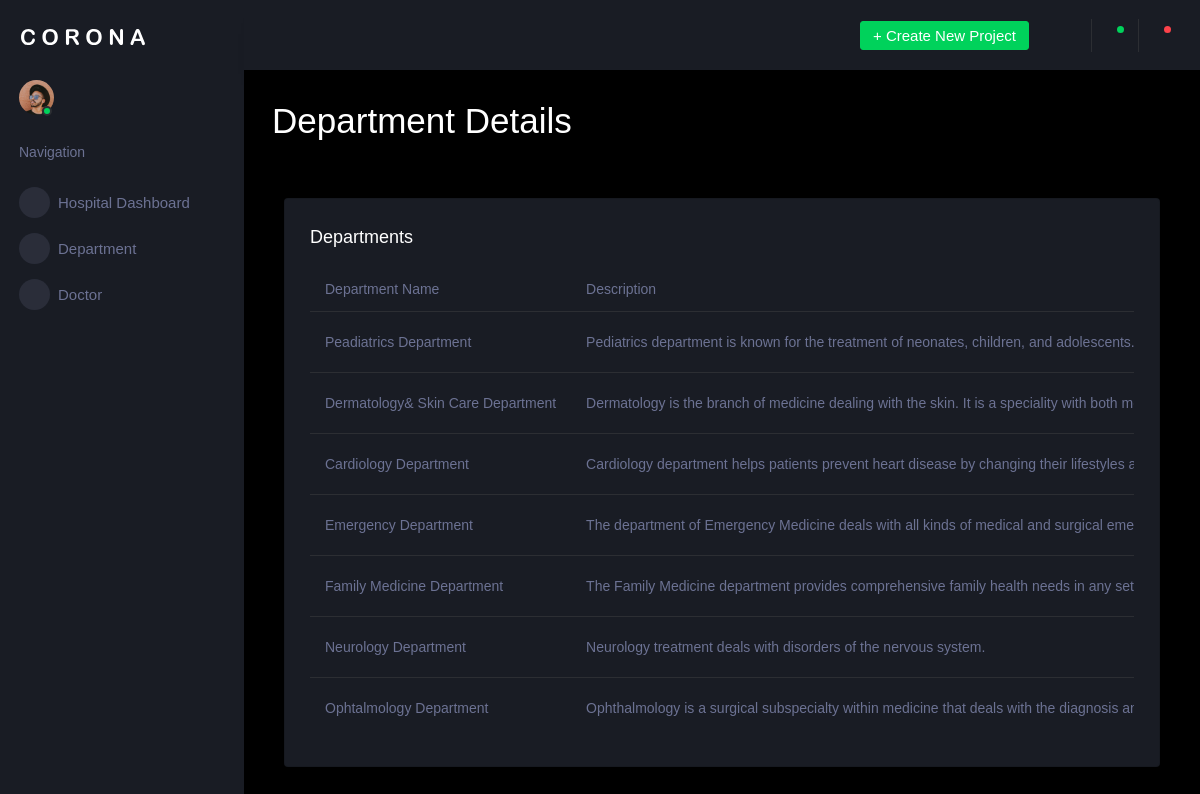
/backend/Deptdisplay/, run on the app's committed database.
### backend/models.py (models this page shows)
class Departmentdb(models.Model):
    Dept_Name = models.CharField(max_length=100,null=True,blank=True)
    Description = models.TextField(max_length=200,null=True,blank=True)
    Image = models.ImageField(upload_to="Department",null=True,blank=True)

### backend/views.py (the view)
# urls.py: path('Deptdisplay/',views.Deptdisplay,name="Deptdisplay"),
def Deptdisplay(request):
    data = Departmentdb.objects.all()
    return render(request,"displaydept.html",{'data':data})

### backend/templates/displaydept.html (shortened to what this page needs)
<!DOCTYPE html>
{% extends 'index.html' %}
{% block content %}
<html lang="en">
<head>
</head>
<body>
<h1 style="text-align-center;"> Department Details</h1><br><br>
<div class="col-lg-12 grid-margin stretch-card">
                <div class="card">
                  <div class="card-body">
                    <h4 class="card-title">Departments</h4>
                    <div class="table-responsive">
                      <table class="table table-hover">
                        <thead>
                          <tr>
                            <th>Department Name</th>
                            <th>Description</th>
                          </tr>
                        </thead>
                        <tbody>
                          <tr>
                              {% for i in data %}
                            <td>{{i.Dept_Name}}</td>
                            <td>{{i.Description}}</td>
                          </tr>
                          {% endfor %}
                        </tbody>
                      </table>
                    </div>
                  </div>
                </div>
              </div>
</body>
</html>
{% endblock %}

### data on the page
Departmentdb: Dept_Name "Peadiatrics Department", Description "Pediatrics department is known for the treatment of neonates, children, and adolescents."
Departmentdb: Dept_Name "Dermatology& Skin Care Department", Description "Dermatology is the branch of medicine dealing with the skin. It is a speciality with both…"
Departmentdb: Dept_Name "Cardiology Department", Description "Cardiology department helps patients prevent heart disease by changing their lifestyles…"
Departmentdb: Dept_Name "Emergency Department", Description "The department of Emergency Medicine deals with all kinds of medical and surgical…"
Departmentdb: Dept_Name "Family Medicine Department", Description "The Family Medicine department provides comprehensive family health needs in any…"
Departmentdb: Dept_Name "Neurology Department", Description "Neurology treatment deals with disorders of the nervous system."
Departmentdb: Dept_Name "Ophtalmology Department", Description "Ophthalmology is a surgical subspecialty within medicine that deals with the diagnosis…"
